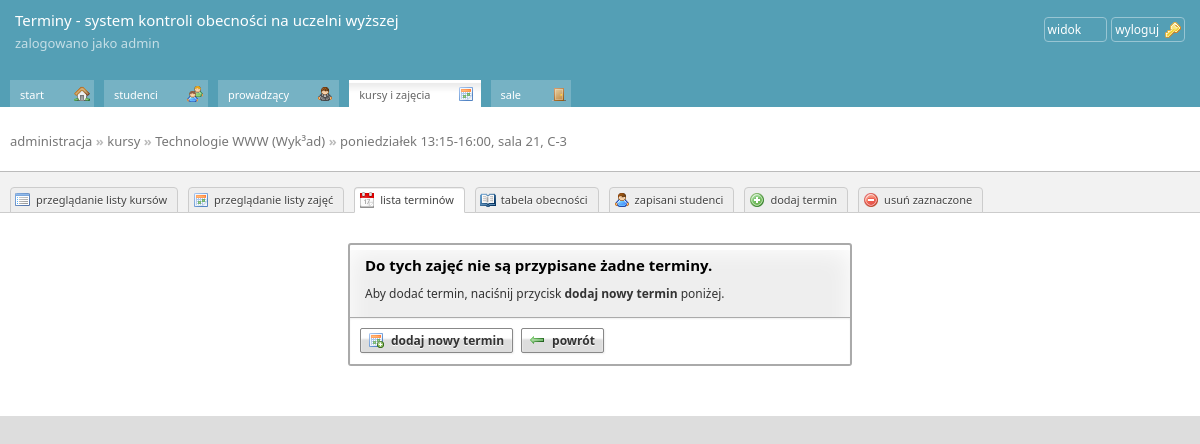
/admin.php?p=terminy&id=28 (signed in), run on the app's committed database.
### tables this page shows
CREATE TABLE IF NOT EXISTS `kursy` (
  `KodKursu` varchar(16) NOT NULL,
  `NazwaKursu` varchar(128) NOT NULL,
  `IdFormy` smallint(3) unsigned NOT NULL,
  `ECTS` smallint(2) DEFAULT NULL,
  PRIMARY KEY (`KodKursu`),
  KEY `IdFormy` (`IdFormy`)
);

CREATE TABLE IF NOT EXISTS `formy_kursow` (
  `IdFormy` smallint(3) NOT NULL AUTO_INCREMENT,
  `NazwaFormy` varchar(128) NOT NULL,
  PRIMARY KEY (`IdFormy`)
);

CREATE TABLE IF NOT EXISTS `zajecia` (
  `IdZajecia` mediumint(5) unsigned NOT NULL AUTO_INCREMENT,
  `KodGrupy` varchar(32) DEFAULT NULL,
  `IdSali` mediumint(8) NOT NULL,
  `Dzien` enum('pon','wt','sr','czw','pt','so','ndz') NOT NULL,
  `Godzina` time NOT NULL,
  `GodzinaKoniec` time NOT NULL,
  `Tydzien` enum('T','TN','TP') NOT NULL,
  `KodKursu` varchar(16) NOT NULL,
  `IdProwadzacy` mediumint(5) NOT NULL,
  PRIMARY KEY (`IdZajecia`),
  KEY `KodKursu` (`KodKursu`)
);

CREATE TABLE IF NOT EXISTS `sale` (
  `IdSali` mediumint(8) unsigned NOT NULL AUTO_INCREMENT,
  `Sala` varchar(8) NOT NULL,
  `Budynek` varchar(4) NOT NULL,
  PRIMARY KEY (`IdSali`)
);

### admin.php (called while the page is built, shortened)
<?php
require_once('admin/admin.functions.php');
require_once('admin/configs/database.php');
try
{
  $db = new PDO("mysql:host=".DB_HOST.";dbname=".DB_NAME, DB_USER, DB_PASS);
  $db->query('SET NAMES UTF8');
}
catch(PDOException $e) {echo $e->getMessage();}
$admin=new Admin($db);
if($_SESSION['logged'])
{
	require_once('admin/main.php');
}
?>

### admin/admin.functions.php (called while the page is built, shortened)
<?php
class Admin
{
	public $db;
	public function Admin($baza)
	{
		$this->db=$baza;
	}
	public function Action_PojedynczeZajecia($id)
	{
		$sth=$this->db->prepare('SELECT
	zajecia.IdZajecia as IdZajecia,
	zajecia.Dzien as Dzien,
	zajecia.Godzina as Godzina,
	zajecia.GodzinaKoniec as GodzinaKoniec,
	zajecia.Tydzien as Tydzien,
	zajecia.KodKursu as KodKursu,
	zajecia.IdSali as IdSali,
	zajecia.IdProwadzacy as IdProwadzacy,
	COUNT(terminy.IdTermin) AS LiczbaTerminow,
	(SELECT COUNT(*) FROM zajecia_studentow WHERE zajecia_studentow.IdZajecia=zajecia.IdZajecia) AS ZapisanychStudentow,
	sale.Sala,
	sale.Budynek,
	prowadzacy.Imie as Imie,
	prowadzacy.Nazwisko as Nazwisko,
	prowadzacy.Tytul as Tytul,
	kursy.NazwaKursu as NazwaKursu,
	kursy.IdFormy as IdFormy
	FROM zajecia
	LEFT JOIN kursy ON zajecia.KodKursu=kursy.KodKursu
	LEFT JOIN terminy ON terminy.IdZajecia=zajecia.IdZajecia
	LEFT JOIN sale ON zajecia.IdSali=sale.IdSali
	LEFT JOIN prowadzacy ON prowadzacy.IdProwadzacy=zajecia.IdProwadzacy
	WHERE zajecia.IdZajecia=:IdZajecia
	GROUP BY zajecia.IdZajecia');
		$sth->bindParam('IdZajecia',$id);
		$sth->execute();
		$result = $sth->fetchAll();
		$iter=0;
		foreach($result as $row)
		{
			$iter++;
		}
		if($iter) return $result;
		return false;
	}
}
?>

### admin/terminy.php (the view, shortened to what this page needs)
<?php
$pageuri="terminy";
switch($sort)
{
	case 1: $mysql_sort='terminy.Data ASC'; break;
	}
if(!isset($_GET['id']))
{
	echo '<div class="dialog-box">
				<strong class="question">Niepoprawne zapytanie.</strong>
				<p>Wróć do poprzednej strony i spróbuj ponownie.</p>
					<div class="button-holder">
					<a href="?p=kursy" class="button"><span class="icon-arrow_left">powrót</span></a>
					<div class="clear"></div>
					</div>
				</div>
				';
}
else
{
	$IdZajecia=$_GET['id'];
	$result=$admin->Action_PojedynczeZajecia($_GET['id']);
		if($result)
		{
			foreach($result as $row)
			{
				switch ($row['Dzien'])
				{
					case 'pon': $row['Dzien']="poniedziałek";break;
				}
				$IdZajecia=$row['IdZajecia'];
				$Dzien=$row['Dzien'];
				$Godzina=date_format(date_create($row['Godzina']),'H:i');
				$GodzinaKoniec=date_format(date_create($row['GodzinaKoniec']),'H:i');
				$Tydzien=$row['Tydzien'];
				if($Tydzien=="T") $Tydzien="";
				$KodKursu=$row['KodKursu'];
				$Sala=$row['Sala'];
				$Budynek=$row['Budynek'];
				$ZapisanychStudentow=$row['ZapisanychStudentow'];
			}
		}
$sql = "SELECT count(*) FROM terminy WHERE terminy.IdZajecia='$IdZajecia'";
$result = $db->prepare($sql);
$result->execute();
$rekordow = $result->fetchColumn();
$stron=ceil($rekordow/$nastronie);
$sql = "SELECT kursy.NazwaKursu as NazwaKursu,formy_kursow.NazwaFormy as NazwaFormy FROM kursy,formy_kursow WHERE kursy.KodKursu='$KodKursu' AND kursy.IdFormy=formy_kursow.IdFormy";
foreach($db->query($sql) as $informacja_o_kursie);
echo '
<div id="page-title">
<h2><a href="?p=home">administracja</a> &raquo; <a href="?p=kursy">kursy</a>
&raquo; <a href="?p=zajecia&KodKursu='.$KodKursu.'">'.$informacja_o_kursie['NazwaKursu'].' ('.$informacja_o_kursie['NazwaFormy'].')</a>
&raquo; <a href="?p=terminy&id='.$IdZajecia.'">'."$Dzien $Tydzien $Godzina-$GodzinaKoniec, sala $Sala, $Budynek".'</a>
</h2>
</div>
<div id="lang-bar">';
echo '
<ul class="tabs">
<li><a href="?p=kursy" class="tabbutton icon-application_view_list">przeglądanie listy kursów</a></li>
<li><a href="?p=zajecia&KodKursu='.$KodKursu.'" class="tabbutton icon-calendar">przeglądanie listy zajęć</a></li>
<li class="current"><a href="#" class="tabbutton icon-date">lista terminów</a></li>
<li><a href="?p=terminy_obecnosci&id='.$IdZajecia.'" class="tabbutton icon-book_open">tabela obecności</a></li>
<li><a href="?p=zapisy&id='.$IdZajecia.'" class="tabbutton icon-user">zapisani studenci</a></li>
<li><a href="?p=terminy_edycja&IdZajecia='.$IdZajecia.'" class="tabbutton icon-add">dodaj termin</a></li>
<li><a href="#" class="tabbutton icon-delete" id="mass-action">usuń zaznaczone</a></li>
</ul>
			<div class="clear"></div>
			</div>';
	if($rekordow)
	{
	echo '
			<table class="pages_table">
			<thead>
				<tr>
					<th class="col-kodkursu">id</th>
					<th class="col-nazwakursu">data zajęć</th>
					<th style="width: 100px;">obecności</th>
					<th style="width: 100px;">otwarcie sali</th>
					<th class="col-operacja">operacja</th>
				</tr>
			</thead>
			<tbody>
			<form id="mass-action-form" method="POST" action="">
			';
	$sql="SELECT
	terminy.IdTermin as IdTermin,
	terminy.Data as Data,
	(SELECT COUNT(*) FROM obecnosci WHERE obecnosci.IdTermin=terminy.IdTermin) AS ObecnychStudentow
	FROM terminy WHERE terminy.IdZajecia=$IdZajecia
	GROUP BY terminy.IdTermin ORDER BY ".$mysql_sort."
	LIMIT ".$limit_begin.", ".$limit_end;
	$iter=0;
	foreach($db->query($sql) as $result)
	{
	echo '<tr>
						<td class="col-IdZajecia"><input type="checkbox" name="mass-action-item[]" value="'.$result['IdTermin'].'" id="check-'.$result['IdTermin'].'" style="margin-right: 10px;"/> <label for="check-'.$result['IdTermin'].'"><code>'.$result['IdTermin'].'</code></label></td>
					<td class="col-nazwakursu"><a href="?p=lista_obecnosci&IdZajecia='.$IdZajecia.'&id='.$result['IdTermin'].'" title="kliknij, aby otworzyć listę obecności dla tego terminu"><strong>'.date_format(date_create($result['Data']),'d.m.Y').'</strong></td>
<td>
<span class="ikonka icon-group">obecnych studentów: </span> <strong>'.$result['ObecnychStudentow'].'</strong> / '.$ZapisanychStudentow.'
</td>
<td>
<span class="ikonka icon-clock">godzina otwarcia:</span>'.$spoznienie.' '.date_format(date_create($result['Data']),'H:i:s').'
</td>
					<td class="col-operacja">
						<a href="?p=terminy_edycja&IdZajecia='.$IdZajecia.'&id='.$result['IdTermin'].'" class="icon-page_white_edit"><span>edytuj</span></a>
						<a href="?p='.$pageuri.'&action=delete&id='.$IdZajecia.'&del_id='.$result['IdTermin'].'&strona='.$strona.'" class="icon-cross" rel="'.$result['id'].'"><span>usuń</span></a></td>
				</tr>';
	$iter++;
	}
		echo '</tbody>
		<input type="hidden" name="mass-action-items" value="'.$iter.'"/>
		</form>
				<tfoot>
				<tr>
					<td colspan="5">
								<div class="na-stronie">
					<div class="rekordy">
						<form action="" method="POST">
						Pokazuj
						<select name="nastronie">
							<option value="10"';
								if($_SESSION['nastronie']==10) echo ' selected="selected"';
								echo '>10</option>
							<option value="25"';
								if($_SESSION['nastronie']==25) echo ' selected="selected"';
								echo '>25</option>
							<option value="50"';
								if($_SESSION['nastronie']==50) echo ' selected="selected"';
								echo '>50</option>
							<option value="250"';
								if($_SESSION['nastronie']==250) echo ' selected="selected"';
								echo '>250</option>
							<option value="1000"';
								if($_SESSION['nastronie']==1000) echo ' selected="selected"';
								echo '>1000</option>
						</select>
						rekordów, sortuj wg.
							<select name="sortowanie">
								<option value="1"';
								if($_SESSION['sort']==1) echo ' selected="selected"';
								echo '>Data &uarr;</option>
								<option value="2"';
								if($_SESSION['sort']==2) echo ' selected="selected"';
								echo '>Data &darr;</option>
						</select>
							<input type="submit" class="submit" value="ok"/>
						</form>
					</div>
				</div>
		<div class="sortowanie">
						<div class="quick-jump">
						<form action="" method="POST">
						Skocz do
						<input type="text" value="'.$strona.'" name="quickjump" class="pole"/>
						<input type="hidden" value="'.$stron.'" name="allpages" />
							<input type="submit" class="submit" value="ok"/>
						</form>
					</div>
		<span class="tytul">Strona <strong><a href="#">'.$strona.'</a></strong> z <strong><a href="?p='.$pageuri.'&strona='.$stron.'&id='.$IdZajecia.'">'.$stron.'</a></strong></span>
							<ul>';
							if($strona>1)
							echo '
								<li class="prev disabled"><a href="?p='.$pageuri.'&id='.$IdZajecia.'&strona='.($strona-1).'" class="icon-arrow_left">poprzednia</a></li>';
							if($strona<$stron)
							echo '
								<li class="next"><a href="?p='.$pageuri.'&id='.$IdZajecia.'&strona='.($strona+1).'"  class="icon-arrow_right">następna</a></li>';
								echo'
							</ul>
							<div class="clear"></div>
						</div>
				<div class="clear"></div>
					</td>
				</tr>
				</tfoot>
			</table>
			</div>';
				}
				else echo ' <div class="dialog-box">
					<strong class="question">Do tych zajęć nie są przypisane żadne terminy.</strong>
					<p>Aby dodać termin, naciśnij przycisk <strong>dodaj nowy termin</strong> poniżej.</p>
						<div class="button-holder">
						<a href="?p=terminy_edycja&IdZajecia='.$_GET['id'].'" class="button"><span class="icon-calendar_add">dodaj nowy termin</span></a>
						<a href="?p=zajecia&KodKursu='.$KodKursu.'" class="button"><span class="icon-arrow_left">powrót</span></a>
						<div class="clear"></div>
						</div>
					</div>';
}
?>

### admin/css/main.css (style rules this page uses)
*,head,body,html { margin: 0; padding: 0; font-family:"Segoe UI","Lucida Sans Unicode","Droid Sans",Arial,Tahoma,Verdana,sans-serif; font-size: 12px; }
body { background: #ddd; }
a { color: #408295; }
#page-title { height: 33px; padding-top: 15px; padding-bottom: 15px; }
#page-title h2 { font-size: 13px; color: #bbb; display: block; margin-left: 10px; float: left; margin-top: 9px; }
#page-title h2 a { color: #777; font-weight: normal; text-decoration: none; font-size: 13px; }
#lang-bar { background: #F2F2F2; border-top: 1px #bbb solid; border-bottom: 1px #CCC solid; }
#lang-bar ul li { list-style: none; float: left; margin-left: 10px; margin-top: 14px; }
#lang-bar ul li a { color: #333; font-size: 11px; background-color: #eee; display: block; padding: 4px 10px 5px 10px; text-decoration: none; border: 1px #ccc solid; position: relative; top: 1px; border-radius: 4px 4px 0 0; box-shadow: inset #eee 0px 1px 0px; color: #444; text-shadow: white 0 1px 0px; }
#lang-bar ul li.active a,#lang-bar ul li.current a, #lang-bar ul li a:active { background-color: white; border-bottom-color: white; }
#lang-bar ul li a.tabbutton { background-repeat: no-repeat; background-position: 4px 50%; }
#lang-bar ul li a.tabbutton { padding-left: 25px; }
div.dialog-box { border: 2px #aaa solid; margin: 30px auto; border-radius: 3px; width: 500px; background: #eee; box-shadow: inset white 0 6px 25px,inset white 0 5px 0; }
div.dialog-box strong.question { display: block; border-bottom: px #aaa solid; margin: 10px 15px 10px 15px; font-size: 15px; }
div.dialog-box p { display: block; color: #333; margin: 8px 15px; }
div.button-holder { display: block; box-shadow: inset #eee 0 1px 2px; margin-top: 15px; background: #fff; padding: 10px; border-top: 1px #aaa solid; }
a.button { display: block; float: left; margin-right: 8px; margin-bottom: 1px; text-decoration: none; border-radius: 2px; background-color: #ddd; color: #333; text-shadow: white 0 1px 0; border: 1px #888 solid; box-shadow: inset white 0 10px 2px,#eee 1px 1px 2px; font-weight: bold; }
a.button span { text-decoration: none; display: block; padding: 3px 8px 3px 30px; border-radius: 0px; background-position: 7px 3px; background-repeat: no-repeat; }

### data on the page
kursy: NazwaKursu "Technologie WWW", IdFormy.NazwaFormy "Wyk³ad"
zajecia: Godzina "13:15", GodzinaKoniec "16:00", IdSali.Sala "21", IdSali.Budynek "C-3"

### other printed values
$pagetitle "Terminy"
$_SESSION['user_login'] "admin"
$Dzien "poniedziałek"
